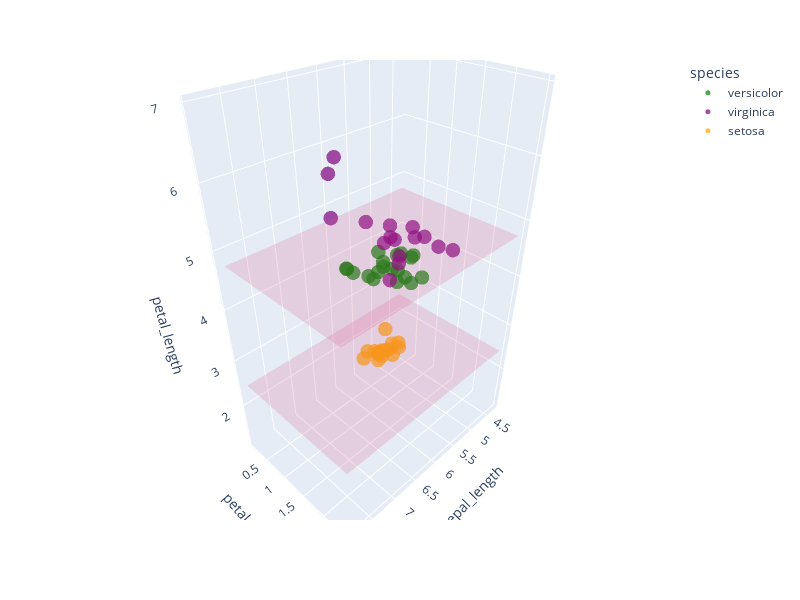

The notebook cell saved with this chart:
### Code cell
# Let us also visualize on the test dataset.

fig = px.scatter_3d(df_test, x='sepal_length', z='petal_length', y='petal_width',
                    opacity=0.7, color='species',
                    color_discrete_map={
                         "setosa": "orange",
                         "versicolor": "green",
                         "virginica": "purple"}
                    )
fig.update_traces(marker_size=5)
X = [df['sepal_length'].min(), df['sepal_length'].max()]
Y = [df['petal_width'].min(), df['petal_width'].max()]
Z = [[2.45, 2.45],
     [2.45, 2.45]]
fig.add_trace(go.Surface(x=X,y=Y,z=Z, opacity=0.2, showscale=False))
Z2 = [[4.75, 4.75],
     [4.75, 4.75]]
fig.add_trace(go.Surface(x=X,y=Y,z=Z2, opacity=0.2, showscale=False))
fig.update_layout(width=800, height=600)
fig.show()

### Figure 1 — Plotly figure (JSON) as saved in the notebook; plotly's stock layout.template omitted (floating-point values rounded to 4 significant figures)
{"data": [{"hovertemplate": "species=versicolor<br>sepal_length=%{x}<br>petal_width=%{y}<br>petal_length=%{z}<extra></extra>", "legendgroup": "versicolor", "marker": {"color": "green", "opacity": 0.7, "size": 5, "symbol": "circle"}, "mode": "markers", "name": "versicolor", "scene": "scene", "showlegend": true, "type": "scatter3d", "x": [6.3, 6.1, 5, 6.3, 5.8, 5.7, 5.6, 5.5, 6, 5.9, 5.7, 5.5, 6.8, 6.6, 6.2, 5.2, 6.3, 6.9, 5.9], "y": [1.3, 1.4, 1, 1.5, 1, 1.3, 1.5, 1.3, 1.6, 1.5, 1.2, 1.2, 1.4, 1.3, 1.3, 1.4, 1.6, 1.5, 1.8], "z": [4.4, 4.6, 3.5, 4.9, 4.1, 4.5, 4.5, 4, 4.5, 4.2, 4.2, 4.4, 4.8, 4.6, 4.3, 3.9, 4.7, 4.9, 4.8]}, {"hovertemplate": "species=virginica<br>sepal_length=%{x}<br>petal_width=%{y}<br>petal_length=%{z}<extra></extra>", "legendgroup": "virginica", "marker": {"color": "purple", "opacity": 0.7, "size": 5, "symbol": "circle"}, "mode": "markers", "name": "virginica", "scene": "scene", "showlegend": true, "type": "scatter3d", "x": [6.4, 5.8, 6.8, 7.1, 6.4, 6.2, 7.7, 7.2, 5.8, 6.3, 6.7, 6.9, 7.7, 6.9, 5.6, 6.7], "y": [1.9, 1.9, 2.1, 2.1, 2.2, 1.8, 2.2, 1.6, 2.4, 1.9, 2.1, 2.3, 2.3, 2.3, 2, 2.5], "z": [5.3, 5.1, 5.5, 5.9, 5.6, 4.8, 6.7, 5.8, 5.1, 5, 5.7, 5.7, 6.9, 5.1, 4.9, 5.7]}, {"hovertemplate": "species=setosa<br>sepal_length=%{x}<br>petal_width=%{y}<br>petal_length=%{z}<extra></extra>", "legendgroup": "setosa", "marker": {"color": "orange", "opacity": 0.7, "size": 5, "symbol": "circle"}, "mode": "markers", "name": "setosa", "scene": "scene", "showlegend": true, "type": "scatter3d", "x": [5.4, 5, 5.1, 4.9, 5.1, 4.4, 5.1, 5, 4.8, 4.7, 4.6, 5, 5, 4.5, 5.2], "y": [0.2, 0.2, 0.2, 0.2, 0.3, 0.2, 0.4, 0.2, 0.2, 0.2, 0.2, 0.4, 0.6, 0.3, 0.1], "z": [1.5, 1.4, 1.5, 1.4, 1.5, 1.3, 1.5, 1.2, 1.9, 1.3, 1.4, 1.6, 1.6, 1.3, 1.5]}, {"opacity": 0.2, "showscale": false, "type": "surface", "x": [4.3, 7.9], "y": [0.1, 2.5], "z": [[2.45, 2.45], [2.45, 2.45]]}, {"opacity": 0.2, "showscale": false, "type": "surface", "x": [4.3, 7.9], "y": [0.1, 2.5], "z": [[4.75, 4.75], [4.75, 4.75]]}], "layout": {"height": 600, "legend": {"title": {"text": "species"}, "tracegroupgap": 0}, "margin": {"t": 60}, "scene": {"domain": {"x": [0, 1], "y": [0, 1]}, "xaxis": {"title": {"text": "sepal_length"}}, "yaxis": {"title": {"text": "petal_width"}}, "zaxis": {"title": {"text": "petal_length"}}}, "width": 800}}
